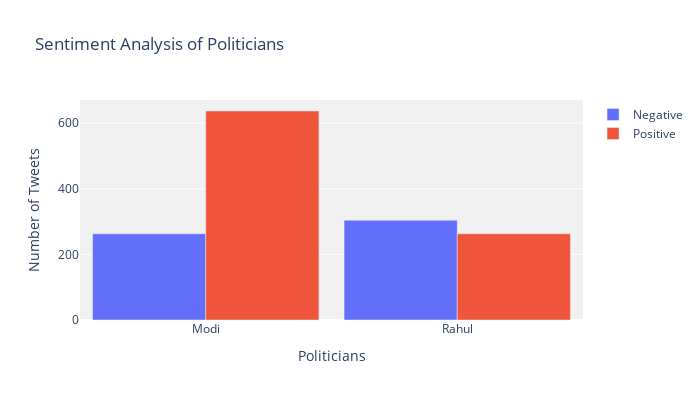

The notebook cell saved with this chart:
### Code cell
politicians = ['Modi','Rahul']

neg_list = [neg_modi,neg_rahul]
pos_list = [pos_modi,neg_modi]


fig = go.Figure(
data = [
    go.Bar(name='Negative',x=politicians,y=neg_list),
    go.Bar(name='Positive',x=politicians,y=pos_list)
]
)

# Improved layout with reduced bar gaps and adjusted width
fig.update_layout(
    title='Sentiment Analysis of Politicians',
    xaxis_title='Politicians',
    yaxis_title='Number of Tweets',
    barmode='group',
    plot_bgcolor='rgba(240, 240, 240, 0.9)',
    bargap=0.1,  # Reduce the gap between bars
    width=700,   # Adjust width to make the bars closer
    height=400   # Adjust height if needed
)
fig.show()

### Figure 1 — Plotly figure (JSON) as saved in the notebook; plotly's stock layout.template omitted (floating-point values rounded to 4 significant figures)
{"data": [{"name": "Negative", "type": "bar", "x": ["Modi", "Rahul"], "y": [262.9, 304.2]}, {"name": "Positive", "type": "bar", "x": ["Modi", "Rahul"], "y": [637.1, 262.9]}], "layout": {"bargap": 0.1, "barmode": "group", "height": 400, "plot_bgcolor": "rgba(240, 240, 240, 0.9)", "title": {"text": "Sentiment Analysis of Politicians"}, "width": 700, "xaxis": {"autorange": true, "range": [-0.5, 1.5], "title": {"text": "Politicians"}, "type": "category"}, "yaxis": {"autorange": true, "range": [0, 670.6], "title": {"text": "Number of Tweets"}, "type": "linear"}}}
